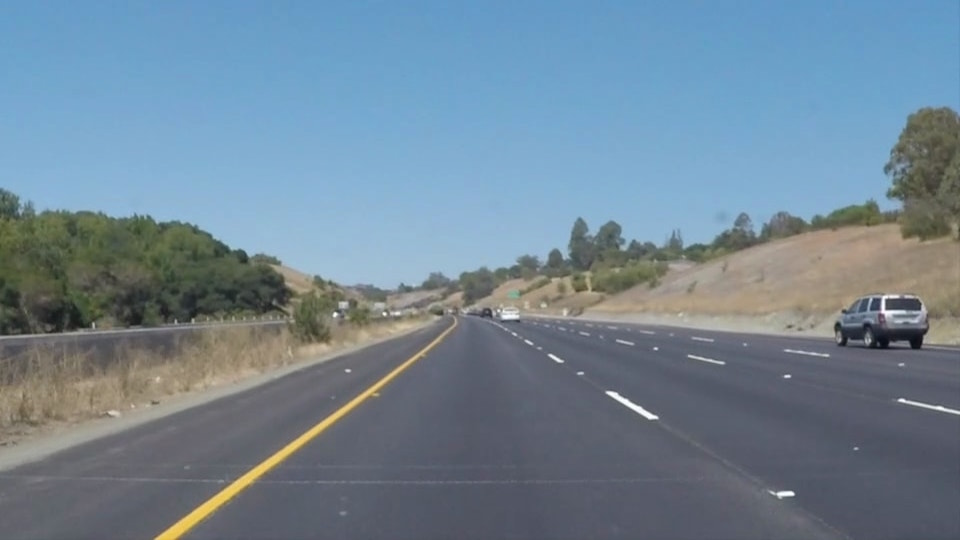
#> input picture test_images/solidYellowCurve.jpg, 960 x 540 px
$ python tp_code.py
#> lines starting #> are read from the running program, lines starting #| are printed output that depends on the picture; after the words box and inside, x2 and y2 are one past the last pixel; in counts of white or black regions, pixels touching at a corner belong together
import matplotlib.pyplot as plt
import matplotlib.image as mpimg
import numpy as np
import cv2

# Read in and gray scale the image
image = mpimg.imread('test_images/solidYellowCurve.jpg')
#> image is the input picture: shape (540, 960, 3); mean R, G, B 113, 133.4, 149
gray = cv2.cvtColor(image, cv2.COLOR_RGB2GRAY)
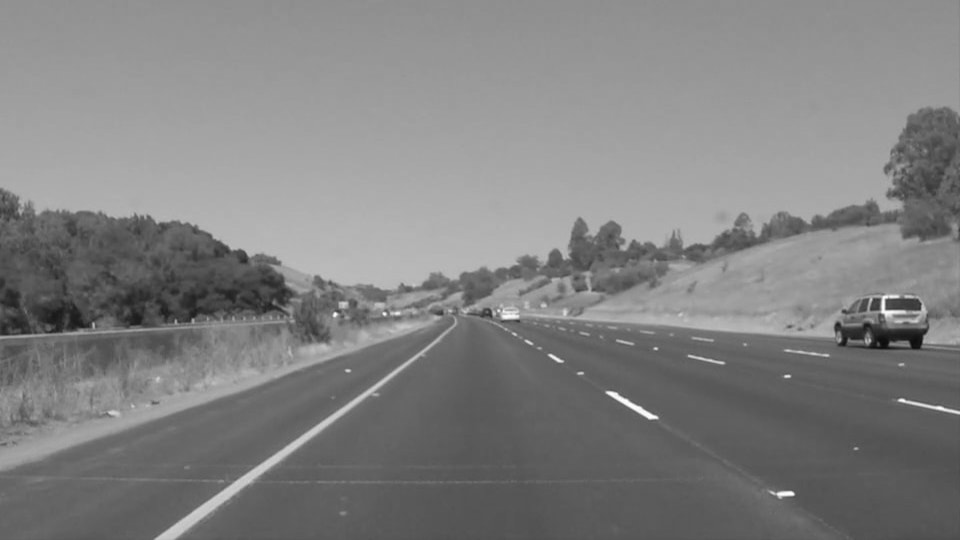
#> gray: shape (540, 960); min 11, max 254, mean 129.1

# Define a kernel size and apply Gaussian smoothing
kernel_size = 5
blur_gray = cv2.GaussianBlur(gray, (kernel_size, kernel_size), 0)

# Define our parameters for Canny and apply
low_threshold = 50
high_threshold = 150
edges = cv2.Canny(blur_gray, low_threshold, high_threshold)
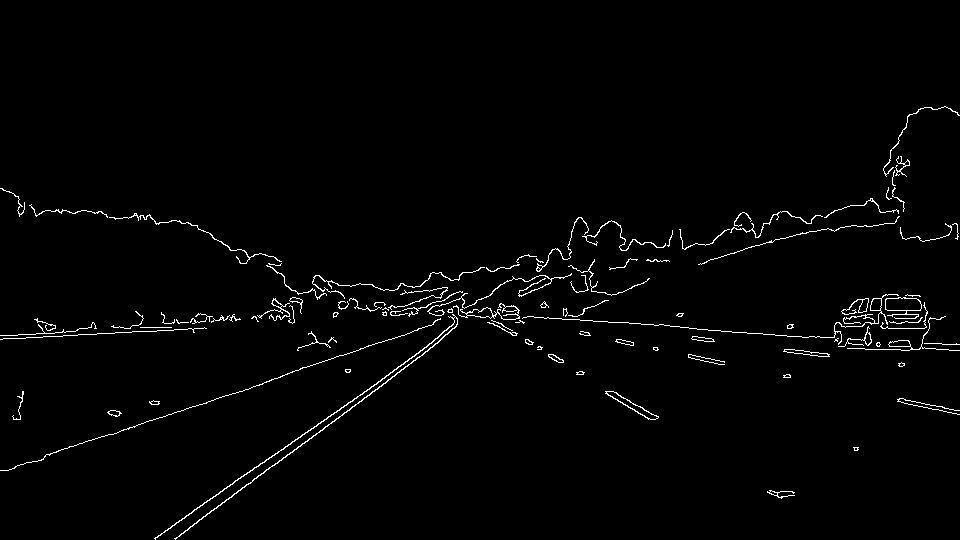
#> edges: shape (540, 960); 1.7% white in thin lines or dots, all inside (x1, y1, x2, y2) = (0, 106, 960, 540)

# cv2.imshow("edges", edges)
# cv2.waitKey(0)
# cv2.destroyAllWindows()

# Next we'll create a masked edges image using cv2.fillPoly()
mask = np.zeros_like(edges)
ignore_mask_color = 255

# cv2.imshow("mask before polly", mask)
# cv2.waitKey(0)
# cv2.destroyAllWindows()

# This time we are defining a four sided polygon to mask
im_shape = image.shape
#> im_shape = (540, 960, 3)
vertices = np.array([[(0, im_shape[0]), (0, 0), (im_shape[1], 0), (im_shape[1], im_shape[0])]], dtype=np.int32)
#> vertices = [[0, 540], [0, 0], [960, 0], [960, 540]]
cv2.fillPoly(mask, vertices, ignore_mask_color)
#> mask: shape (540, 960); every value is 255

# cv2.imshow("mask after polly", mask)
# cv2.waitKey(0)
# cv2.destroyAllWindows()

masked_edges = cv2.bitwise_and(edges, mask)

cv2.imshow("masked_edges", masked_edges)
# cv2.waitKey(0)
# cv2.destroyAllWindows()

# Define the Hough transform parameters
# Make a blank the same size as our image to draw on
rho = 1  # distance resolution in pixels of the Hough grid
theta = np.pi / 180  # angular resolution in radians of the Hough grid
threshold = 1  # minimum number of votes (intersections in Hough grid cell)
min_line_length = 5  # minimum number of pixels making up a line
max_line_gap = 1  # maximum gap in pixels between connectable line segments
line_image = np.copy(image) * 0  # creating a blank to draw lines on
#> line_image: shape (540, 960, 3); every value is 0

# Run Hough on edge detected image
# Output "lines" is an array containing endpoints of detected line segments
lines = cv2.HoughLinesP(masked_edges, rho, theta, threshold, np.array([]),
						min_line_length, max_line_gap)
#> lines = 315 rows, first 6: [164, 323, 174, 322], [53, 336, 62, 336], [911, 322, 918, 322], [397, 367, 408, 360], [244, 487, 313, 435], [82, 334, 88, 334]


# Iterate over the output "lines" and draw lines on a blank image
for line in lines:
	for x1, y1, x2, y2 in line:
		cv2.line(line_image, (x1, y1), (x2, y2), (255, 0, 0), 10)
#> this loop made 315 passes
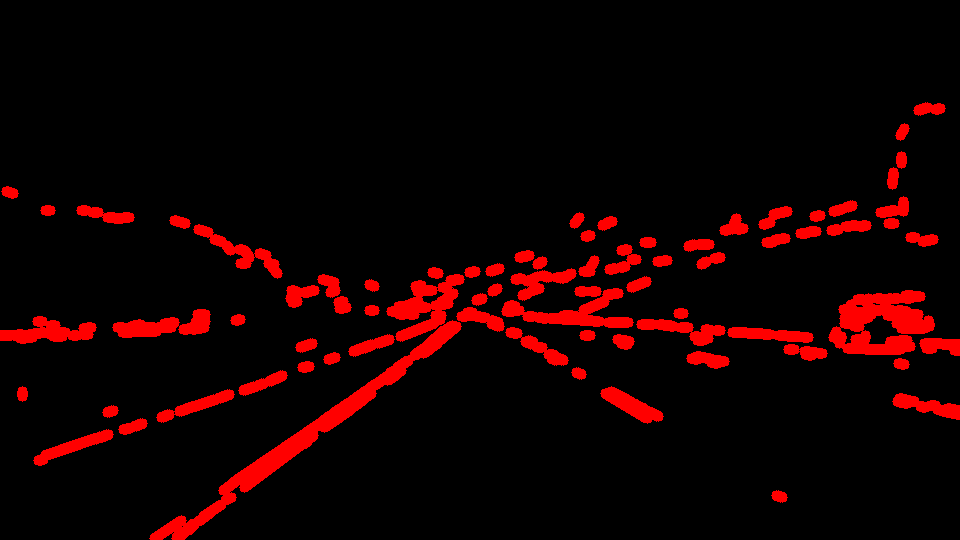
#> line_image: shape (540, 960, 3); mean R, G, B 20.6, 0, 0

cv2.imshow("line_image", line_image)
# cv2.waitKey(0)
# cv2.destroyAllWindows()

# Create a "color" binary image to combine with line image
color_edges = np.dstack((edges, edges, edges))

cv2.imshow("color_edges", color_edges)
# cv2.waitKey(0)
# cv2.destroyAllWindows()

# Draw the lines on the edge image
lines_edges = cv2.addWeighted(color_edges, 1.8, line_image, 1, 0)
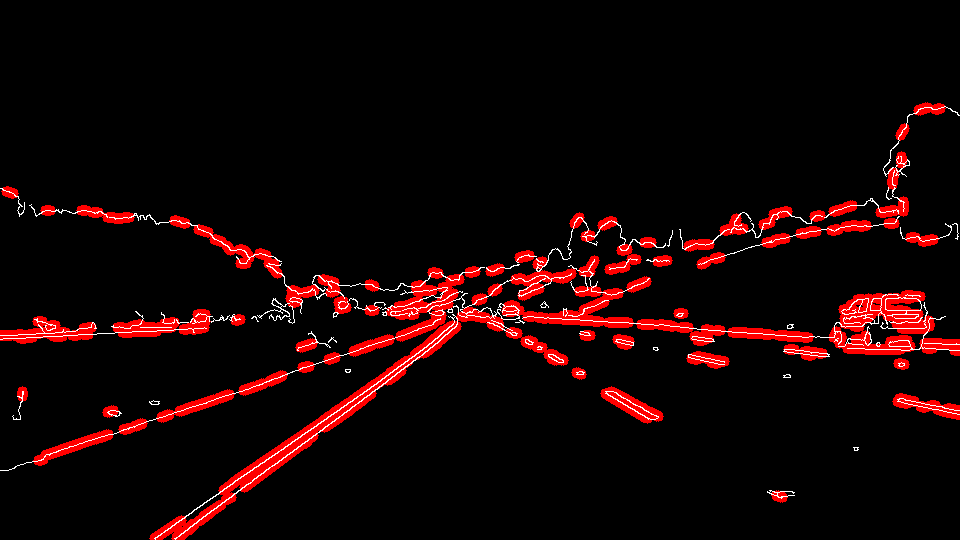
#> lines_edges: shape (540, 960, 3); mean of channels 0, 1, 2 21.8, 4.2, 4.2; drawn as R, G, B

cv2.imshow("lines_edges", lines_edges)
cv2.waitKey(0)
cv2.destroyAllWindows()

$ run again, with test_images/solidWhiteCurve.jpg copied over test_images/solidYellowCurve.jpg
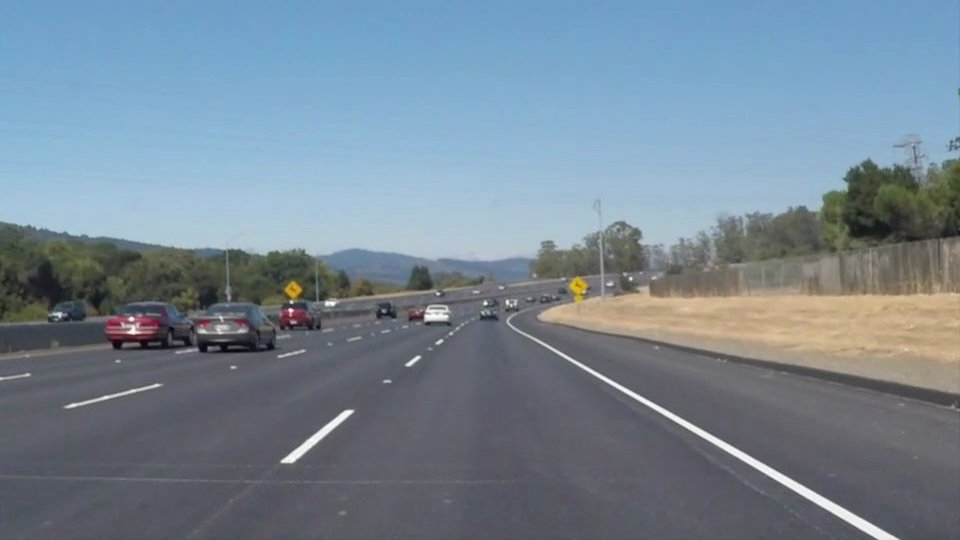
#> input picture test_images/solidWhiteCurve.jpg, 960 x 540 px
#> image is the input picture: shape (540, 960, 3); mean R, G, B 118.5, 134.5, 148.1
#> `edges = cv2.Canny(blur_gray, low_threshold, high_threshold)`:
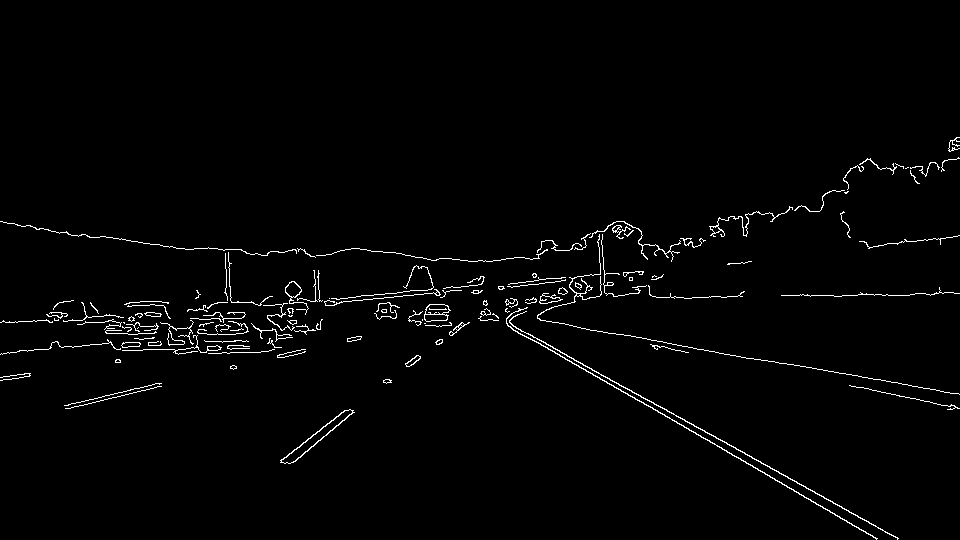
#> edges: shape (540, 960); 1.7% white in thin lines or dots, all inside (x1, y1, x2, y2) = (0, 137, 960, 540)
#> mask: shape (540, 960); every value is 255
#> lines = 367 rows, first 6: [331, 298, 336, 298], [878, 527, 891, 535], [692, 297, 710, 297], [951, 404, 959, 408], [928, 401, 942, 405], [360, 249, 366, 249]
#> the loop `for line in lines:` made 367 passes
#> `lines_edges = cv2.addWeighted(color_edges, 1.8, line_image, 1, 0)`:
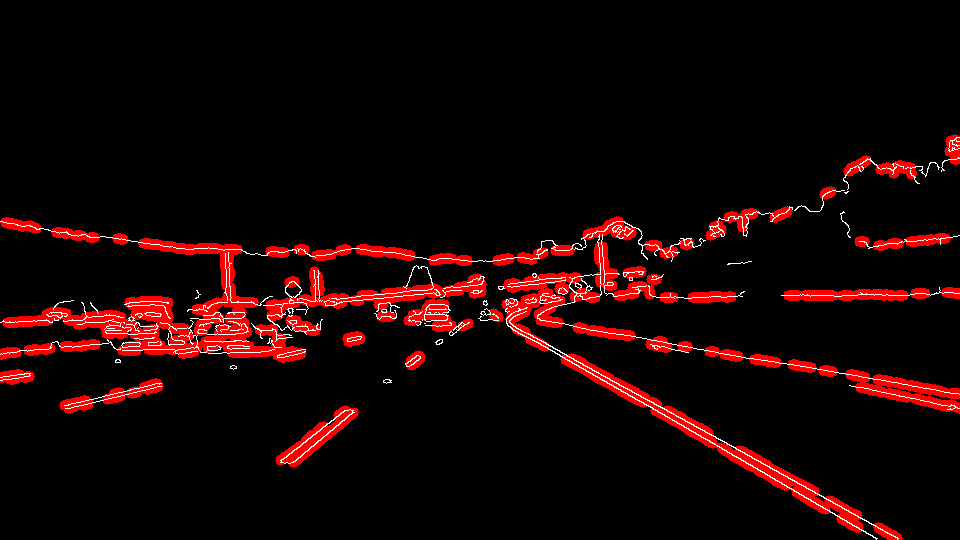
#> lines_edges: shape (540, 960, 3); mean of channels 0, 1, 2 24, 4.4, 4.4; drawn as R, G, B

$ run again, with test_images/solidWhiteRight.jpg copied over test_images/solidYellowCurve.jpg
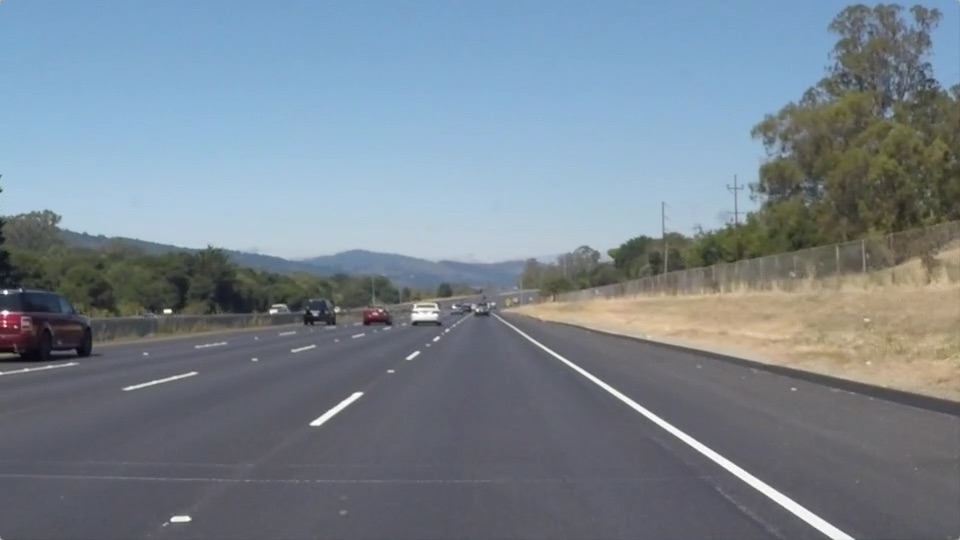
#> input picture test_images/solidWhiteRight.jpg, 960 x 540 px
#> image is the input picture: shape (540, 960, 3); mean R, G, B 120.3, 132.6, 143.7
#> `edges = cv2.Canny(blur_gray, low_threshold, high_threshold)`:
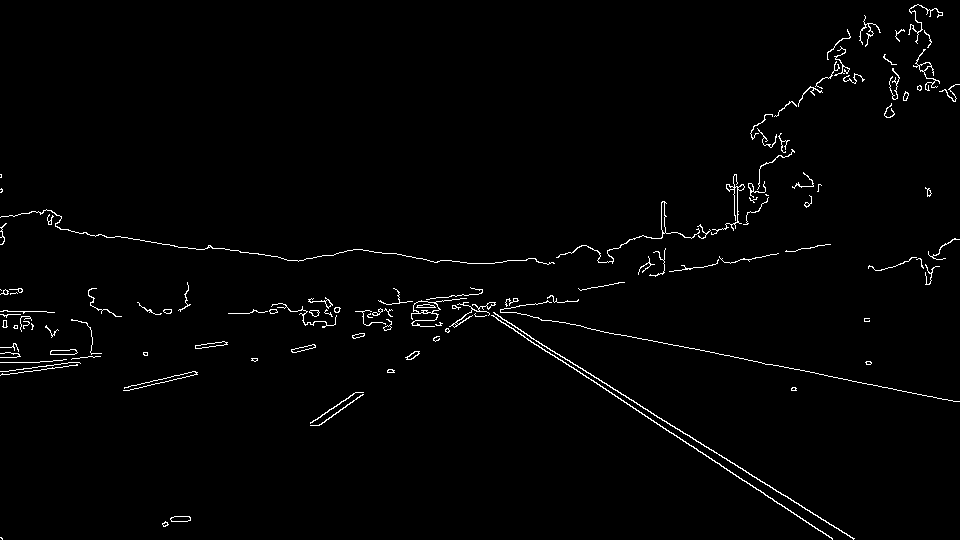
#> edges: shape (540, 960); 1.5% white in thin lines or dots
#> mask: shape (540, 960); every value is 255
#> lines = 273 rows, first 6: [457, 325, 457, 320], [663, 428, 720, 464], [361, 311, 367, 310], [164, 309, 171, 310], [788, 498, 853, 539], [607, 261, 613, 261]
#> the loop `for line in lines:` made 273 passes
#> color_edges: shape (540, 960, 3); 1.5% white in thin lines or dots
#> `lines_edges = cv2.addWeighted(color_edges, 1.8, line_image, 1, 0)`:
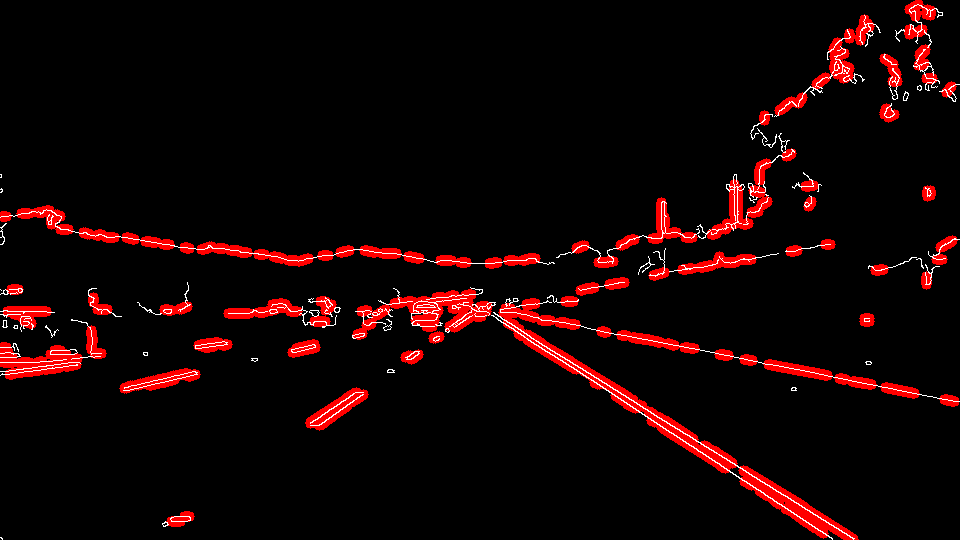
#> lines_edges: shape (540, 960, 3); mean of channels 0, 1, 2 20.2, 3.8, 3.8; drawn as R, G, B

$ run again, with test_images/solidYellowLeft.jpg copied over test_images/solidYellowCurve.jpg
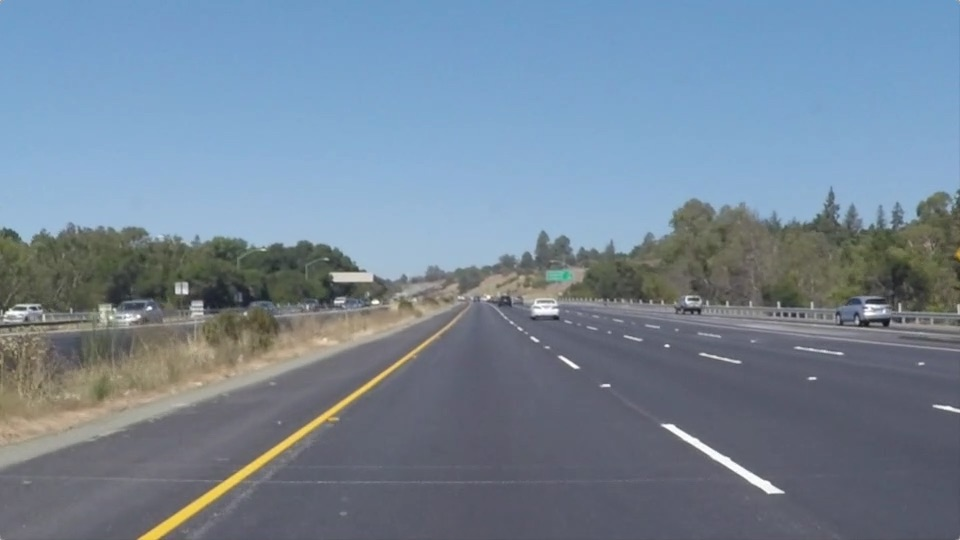
#> input picture test_images/solidYellowLeft.jpg, 960 x 540 px
#> image is the input picture: shape (540, 960, 3); mean R, G, B 116.5, 133.6, 150.8
#> `edges = cv2.Canny(blur_gray, low_threshold, high_threshold)`:
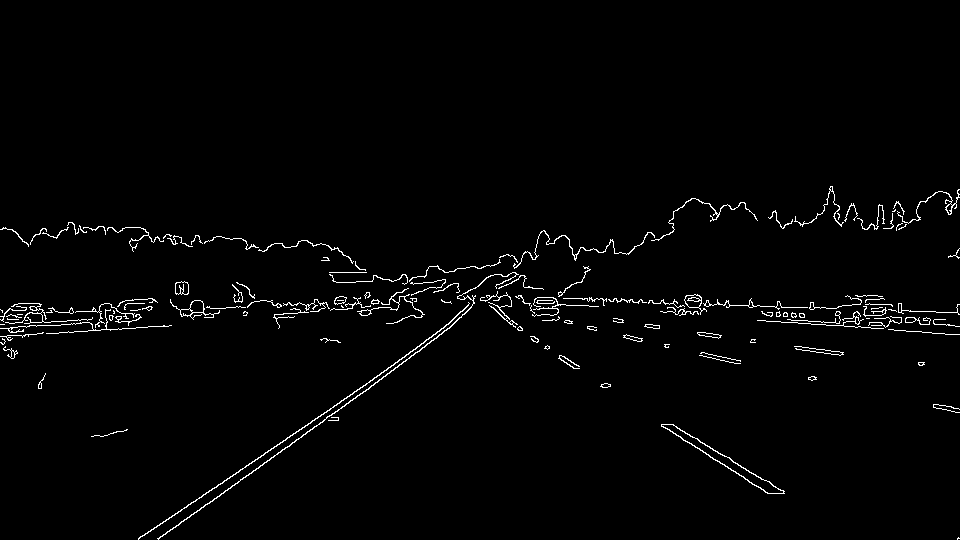
#> edges: shape (540, 960); 1.7% white in thin lines or dots, all inside (x1, y1, x2, y2) = (0, 186, 960, 540)
#> mask: shape (540, 960); every value is 255
#> lines = 326 rows, first 6: [361, 307, 370, 306], [653, 303, 659, 303], [936, 312, 957, 312], [542, 320, 552, 320], [435, 334, 446, 324], [148, 326, 158, 326]
#> the loop `for line in lines:` made 326 passes
#> `lines_edges = cv2.addWeighted(color_edges, 1.8, line_image, 1, 0)`:
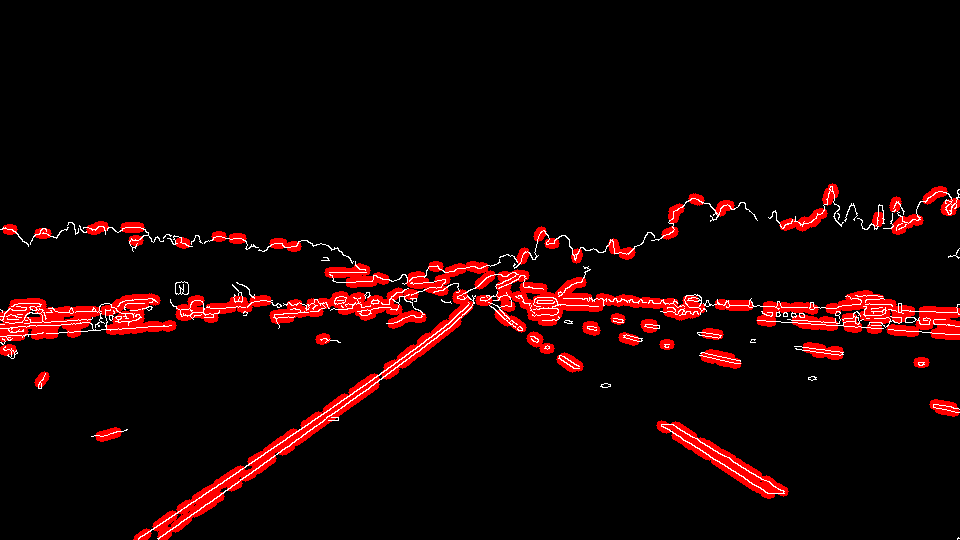
#> lines_edges: shape (540, 960, 3); mean of channels 0, 1, 2 21.2, 4.4, 4.4; drawn as R, G, B
